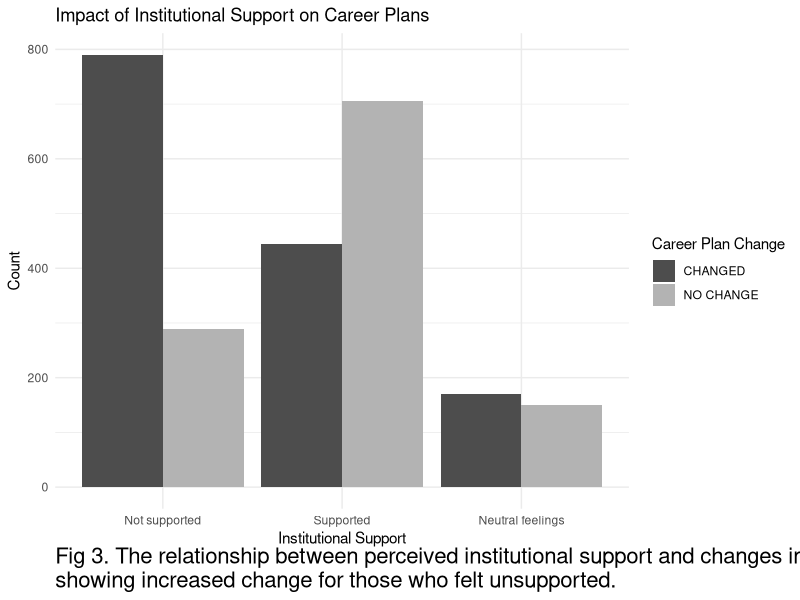
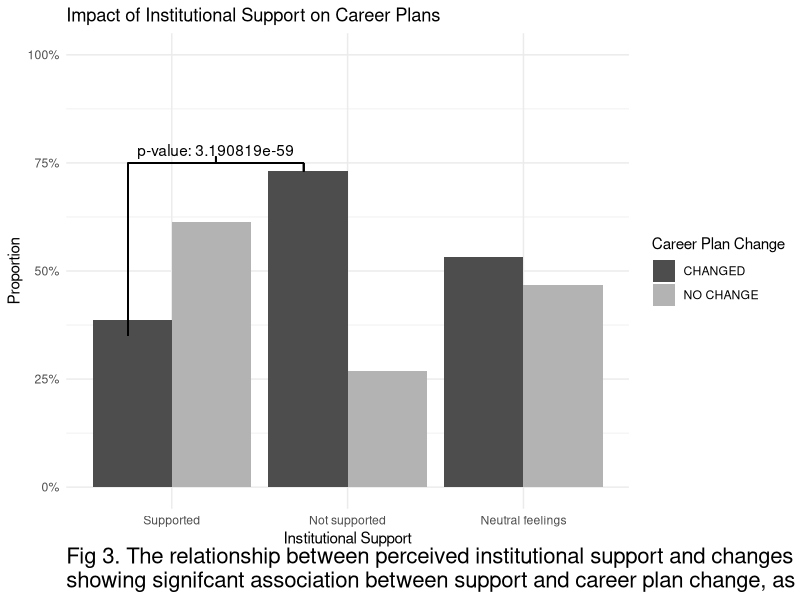
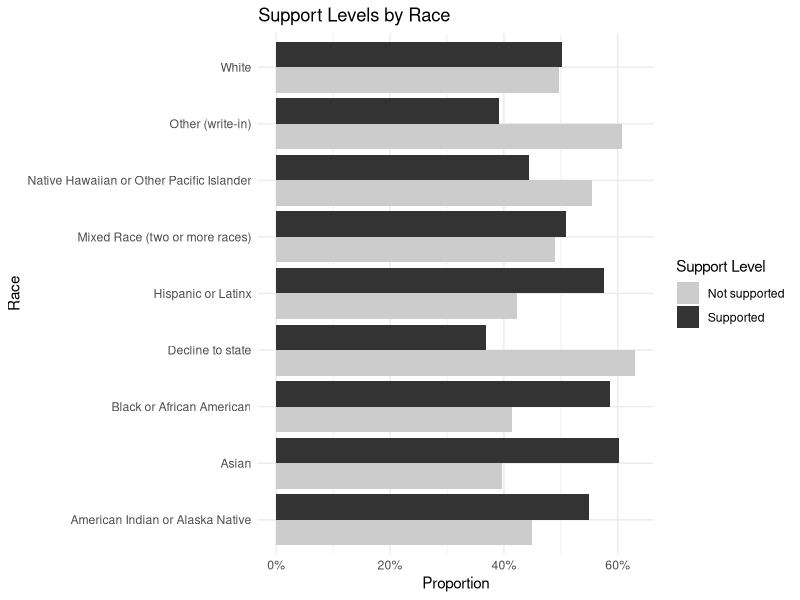
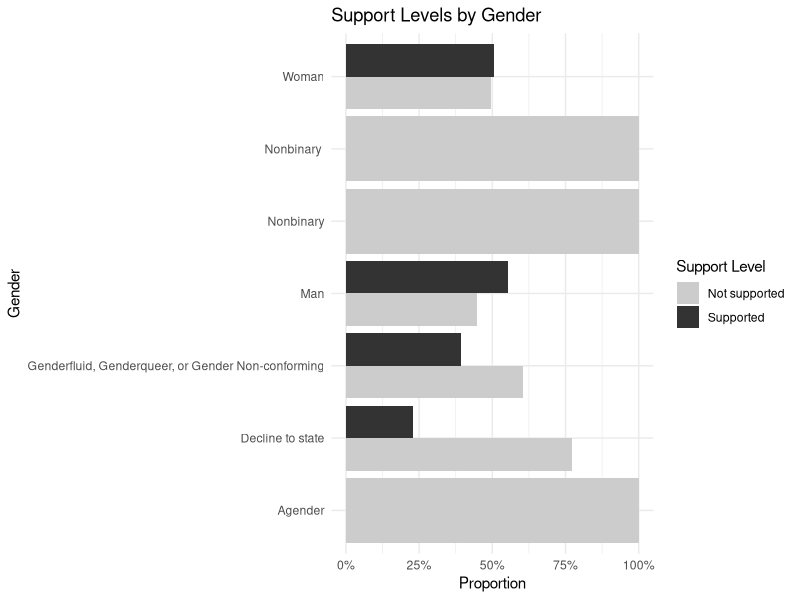
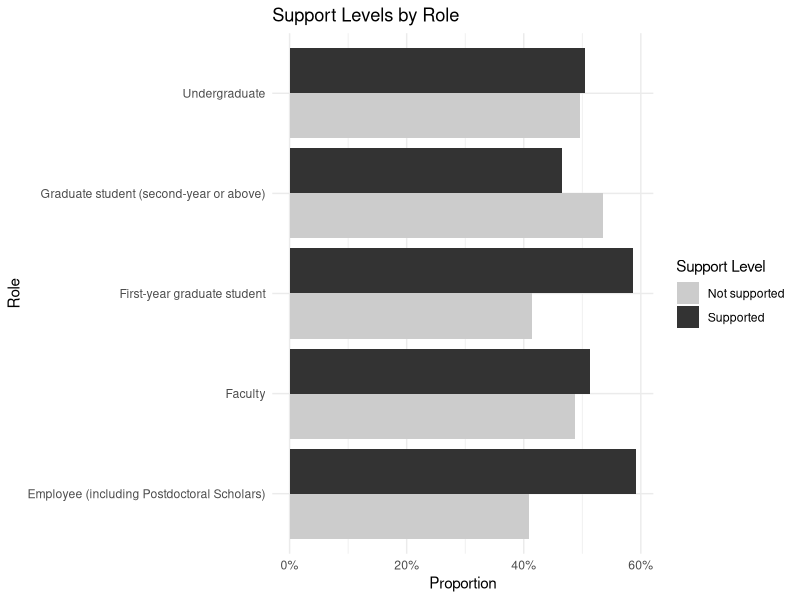
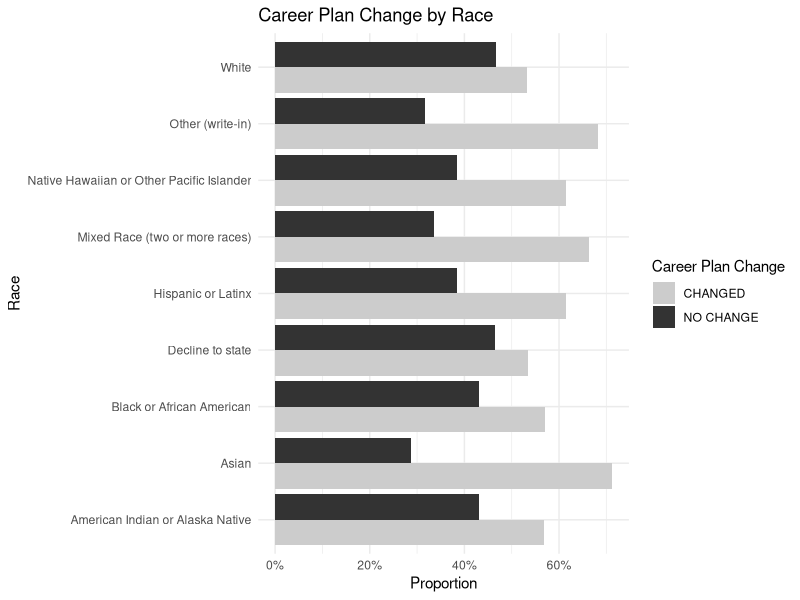
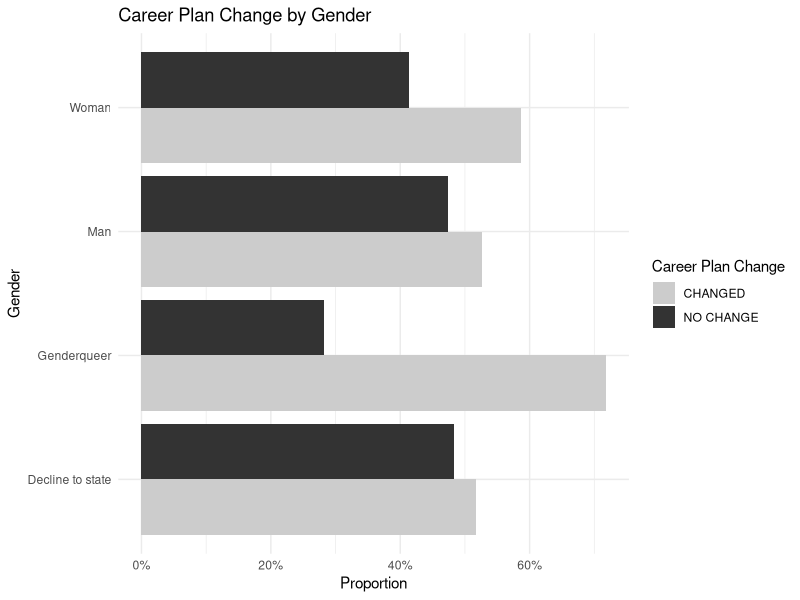
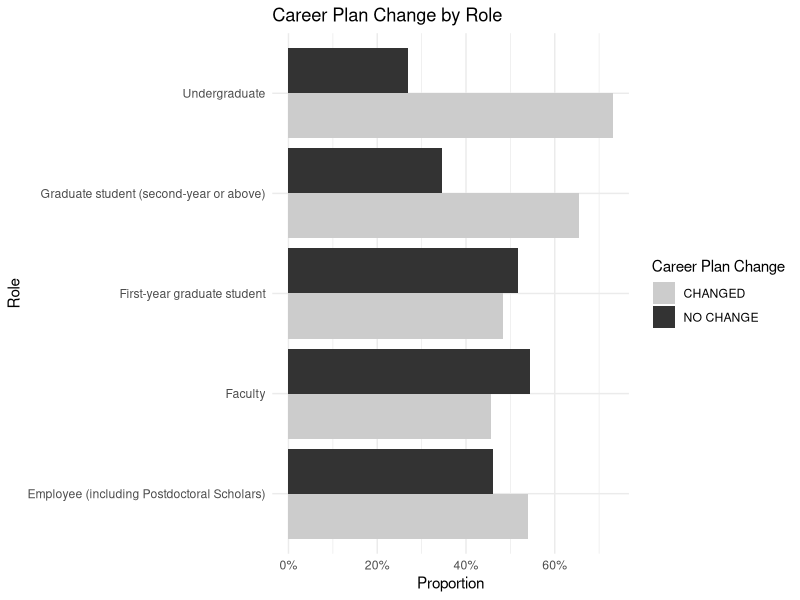

The R script that drew these images, in order:
## ---- chunk 1
library(tidyverse)
library(patchwork)
library(ggsignif)
data <- read.csv("data_all.csv", skip = 1)
## ---- chunk 2
df_supported <- data %>% 
  rename(Supported = Did.you.feel.supported.from.your.institution..department..team..etc...,
         Changed = How.has.COVID.19.changed.and.or.altered.your.academic.or.professional.plans...Some.examples..programs.you.will.apply.to..jobs.you.will.apply.to..interest.level.in.certain.career.paths.) %>% 
  select(Supported, Changed)

df_supported <- df_supported %>%
  mutate(Supported = case_when(
    Supported %in% c("Supported", "supported") ~ "Supported",
    Supported %in% c("Not supported", "Not Supported", "not supported") ~ "Not supported",
    Supported %in% c("Neutral feelings", "Neutral feellings", "neutral feelings") ~ "Neutral feelings",
    TRUE ~ Supported
  ))


head(df_supported)
## ---- chunk 3
contingency_table <- table(df_supported$Supported, df_supported$Changed)
chisq_test <- chisq.test(contingency_table)
p_value <- chisq_test$p.value
## ---- chunk 4
summarized_df <- df_supported %>%
  group_by(Supported, Changed) %>%
  summarise(Count = n()) %>%
  ungroup()

summarized_df <- summarized_df %>%
  arrange(desc(Count)) %>%
  mutate(Supported = factor(Supported, levels = unique(Supported)))

ggplot(summarized_df, aes(x = Supported, y = Count, fill = Changed)) +
  geom_bar(stat = "identity", position = "dodge") +
  labs(title = "Impact of Institutional Support on Career Plans",
       x = "Institutional Support",
       y = "Count",
       fill = "Career Plan Change",
       caption = "Fig 3. The relationship between perceived institutional support and changes in academic or professional plans due to COVID-19,\nshowing increased change for those who felt unsupported.") +
  scale_fill_manual(values = c("NO CHANGE" = "grey70", "CHANGED" = "grey30")) +
  theme_minimal() +
  theme(plot.caption = element_text(hjust = 0, margin = margin(t = 0, r = 0, b = 0, l = 0), size = 16))
## ---- chunk 5
df_filtered <- df_supported %>%
  filter(Supported %in% c("Not supported", "Supported", "Neutral feelings"))

summarized_df <- df_filtered %>%
  group_by(Supported, Changed) %>%
  summarise(Count = n()) %>%
  mutate(Proportion = Count / sum(Count)) %>%
  ungroup()

summarized_df$Supported <- factor(summarized_df$Supported, levels = c("Supported", "Not supported", "Neutral feelings"))

ggplot(summarized_df, aes(x = Supported, y = Proportion, fill = Changed)) +
  geom_bar(stat = "identity", position = "dodge") +
  labs(title = "Impact of Institutional Support on Career Plans",
       x = "Institutional Support",
       y = "Proportion",
       fill = "Career Plan Change",
       caption = "Fig 3. The relationship between perceived institutional support and changes in academic or professional plans due to COVID-19,\nshowing signifcant association between support and career plan change, as shown from p-value from chi-square test of independence.") +
  scale_fill_manual(values = c("NO CHANGE" = "grey70", "CHANGED" = "grey30")) +
  theme_minimal() +
  scale_y_continuous(labels = scales::percent_format(), limits = c(0, 1)) +
  theme(plot.caption = element_text(hjust = 0, margin = margin(t = 0, r = 0, b = 0, l = 0), size = 16)) +
  geom_segment(aes(x = 1 - 0.25, xend = 2 - 0.25, y = 0.75, yend = 0.75)) +
  geom_segment(aes(x = 1 - 0.25, xend = 1 - 0.25, y = 0.35, yend = 0.75)) +
  geom_segment(aes(x = 2 - 0.25, xend = 2 - 0.25, y = 0.73, yend = 0.75)) +
  geom_segment(aes(x = (1.75 + 0.75) / 2, xend = (1.75 + 0.75) / 2, y = 0.75, yend = 0.765)) +
  annotate("text", x = (1.75 + 0.75) / 2, y = 0.78, label = paste("p-value:", format(p_value, scientific = TRUE)))

## ---- chunk 6
df_supported <- data %>% 
  rename(Supported = Did.you.feel.supported.from.your.institution..department..team..etc...,
         Race = What.is.your.race.and.or.ethnicity..Check.all.that.apply....Selected.Choice,
         Gender = How.would.you.describe.yourself...Mark.one.answer....Selected.Choice
         ) %>% 
  select(Race, Gender, Role, Supported)

df_supported <- df_supported %>%
  mutate(Supported = case_when(
    Supported %in% c("Supported", "supported") ~ "Supported",
    Supported %in% c("Not supported", "Not Supported", "not supported") ~ "Not supported",
    Supported %in% c("Neutral feelings", "Neutral feellings", "neutral feelings") ~ "Neutral feelings",
    Supported == "" ~ "Not coded yet",
    TRUE ~ Supported
  ))

df_supported <- df_supported %>%
  filter(Supported %in% c("Supported", "Not supported"))
df_supported <- df_supported %>%
  separate_rows(Race, sep = ",\\s*")
## ---- chunk 7
df_race <- df_supported %>%
  group_by(Race, Supported) %>%
  summarise(count = n()) %>%
  mutate(proportion = count / sum(count))

ggplot(df_race, aes(x = Race, y = proportion, fill = Supported)) +
  geom_bar(stat = "identity", position = "dodge") +
  scale_y_continuous(labels = scales::percent_format()) +
  scale_fill_grey(start = 0.8, end = 0.2) +
  labs(title = "Support Levels by Race",
       x = "Race",
       y = "Proportion",
       fill = "Support Level") +
  theme_minimal() +
  coord_flip()

df_gender <- df_supported %>%
  group_by(Gender, Supported) %>%
  summarise(count = n()) %>%
  mutate(proportion = count / sum(count))

ggplot(df_gender, aes(x = Gender, y = proportion, fill = Supported)) +
  geom_bar(stat = "identity", position = "dodge") +
  scale_y_continuous(labels = scales::percent_format()) +
  scale_fill_grey(start = 0.8, end = 0.2) +
  labs(title = "Support Levels by Gender",
       x = "Gender",
       y = "Proportion",
       fill = "Support Level") +
  theme_minimal() +
  coord_flip()

df_role <- df_supported %>%
  group_by(Role, Supported) %>%
  summarise(count = n()) %>%
  mutate(proportion = count / sum(count))

ggplot(df_role, aes(x = Role, y = proportion, fill = Supported)) +
  geom_bar(stat = "identity", position = "dodge") +
  scale_y_continuous(labels = scales::percent_format()) +
  scale_fill_grey(start = 0.8, end = 0.2) +
  labs(title = "Support Levels by Role",
       x = "Role",
       y = "Proportion",
       fill = "Support Level") +
  theme_minimal() +
  coord_flip()
## ---- chunk 8
df_supported <- data %>% 
  rename(Changed = How.has.COVID.19.changed.and.or.altered.your.academic.or.professional.plans...Some.examples..programs.you.will.apply.to..jobs.you.will.apply.to..interest.level.in.certain.career.paths.,
         Race = What.is.your.race.and.or.ethnicity..Check.all.that.apply....Selected.Choice,
         Gender = How.would.you.describe.yourself...Mark.one.answer....Selected.Choice
         ) %>% 
  select(Race, Gender, Role, Changed)

df_supported <- df_supported %>%
  separate_rows(Race, sep = ",\\s*") %>% 
  mutate(Gender := str_trim(Gender)) %>% 
  mutate(Gender := case_when(
      Gender %in% c("Nonbinary", "Agender", "Genderfluid, Genderqueer, or Gender Non-conforming") ~ "Genderqueer",
      TRUE ~ as.character(Gender)
    ))
## ---- chunk 9
df_race <- df_supported %>%
  group_by(Race, Changed) %>%
  summarise(count = n()) %>%
  mutate(proportion = count / sum(count))

ggplot(df_race, aes(x = Race, y = proportion, fill = Changed)) +
  geom_bar(stat = "identity", position = "dodge") +
  scale_y_continuous(labels = scales::percent_format()) +
  scale_fill_grey(start = 0.8, end = 0.2) +
  labs(title = "Career Plan Change by Race",
       x = "Race",
       y = "Proportion",
       fill = "Career Plan Change") +
  theme_minimal() +
  coord_flip()

df_gender <- df_supported %>%
  group_by(Gender, Changed) %>%
  summarise(count = n()) %>%
  mutate(proportion = count / sum(count))

ggplot(df_gender, aes(x = Gender, y = proportion, fill = Changed)) +
  geom_bar(stat = "identity", position = "dodge") +
  scale_y_continuous(labels = scales::percent_format()) +
  scale_fill_grey(start = 0.8, end = 0.2) +
  labs(title = "Career Plan Change by Gender",
       x = "Gender",
       y = "Proportion",
       fill = "Career Plan Change") +
  theme_minimal() +
  coord_flip()

df_role <- df_supported %>%
  group_by(Role, Changed) %>%
  summarise(count = n()) %>%
  mutate(proportion = count / sum(count))

ggplot(df_role, aes(x = Role, y = proportion, fill = Changed)) +
  geom_bar(stat = "identity", position = "dodge") +
  scale_y_continuous(labels = scales::percent_format()) +
  scale_fill_grey(start = 0.8, end = 0.2) +
  labs(title = "Career Plan Change by Role",
       x = "Role",
       y = "Proportion",
       fill = "Career Plan Change") +
  theme_minimal() +
  coord_flip()
## ---- chunk 10
df_supported <- df_supported %>% 
  filter(!Race %in% c("Decline to state", "Other (write-in)")) %>% 
  filter(!Gender %in% c("Decline to state", "Other (write-in)"))

df_updated_race <- df_supported %>%
  mutate(Race_Comparison = case_when(
    Race %in% c("White") ~ "White",
    TRUE ~ "BIPOC"
  )) %>%
  filter(Race_Comparison %in% c("White", "BIPOC"))
## ---- chunk 11
race_counts <- df_updated_race %>%
  group_by(Race_Comparison, Changed) %>%
  summarise(count = n(), .groups = 'drop') %>%
  pivot_wider(names_from = Changed, values_from = count, values_fill = 0)

race_test <- chisq.test(as.matrix(race_counts[, -1]))
## ---- chunk 12
df_woman_man <- df_supported %>%
  filter(Gender %in% c("Woman", "Man"))
contingency_table_woman_man <- table(df_woman_man$Gender, df_woman_man$Changed)
chisq_test_woman_man <- chisq.test(contingency_table_woman_man)
p_value_woman_man <- chisq_test_woman_man$p.value
df_genderqueer_man <- df_supported %>%
  filter(Gender %in% c("Genderqueer", "Man"))
contingency_table_genderqueer_man <- table(df_genderqueer_man$Gender, df_genderqueer_man$Changed)
chisq_test_genderqueer_man <- chisq.test(contingency_table_genderqueer_man)
p_value_genderqueer_man <- chisq_test_genderqueer_man$p.value

print(paste("p-value for Woman vs Man: ", format(p_value_woman_man, scientific = TRUE)))
print(paste("p-value for Genderqueer vs Man: ", format(p_value_genderqueer_man, scientific = TRUE)))
## ---- chunk 13
df_race <- df_supported %>%
  group_by(Race, Changed) %>%
  summarise(count = n()) %>%
  mutate(proportion = count / sum(count)) %>% 
  filter(Changed == "CHANGED")%>%
  arrange(-desc(proportion))

df_race$Race <- factor(df_race$Race, levels = df_race$Race)

race_graph <- ggplot(df_race, aes(x = proportion, y = Race)) +
  geom_bar(stat = "identity") +
  scale_x_continuous(labels = scales::percent_format(), limits = c(0, 1)) +
  scale_fill_grey(start = 0.8, end = 0.2) +
  labs(title = "Race",
       x = "",
       y = "") +
  theme_minimal() +
  geom_segment(aes(x = 0.725, xend = 0.725, y = "Asian", yend = "American Indian or Alaska Native")) + 
  geom_segment(aes(x = 0.7, xend = 0.725, y = "Asian")) + 
  geom_segment(aes(x = 0.55, xend = 0.725, y = "American Indian or Alaska Native")) + geom_segment(aes(x = 0.725, xend = 0.73, y = "Hispanic or Latinx")) +
  annotate("text", x = 0.73, y = "Hispanic or Latinx", label = "BIPOC", hjust = 0) + geom_signif(comparisons = list(c("Hispanic or Latinx", "White")),
              annotations = paste("p-value:", format(race_test$p.value, scientific = TRUE)), y = 0.775)
  


df_gender <- df_supported %>%
  group_by(Gender, Changed) %>%
  summarise(count = n()) %>%
  mutate(proportion = count / sum(count)) %>% 
  filter(Changed == "CHANGED")%>%
  arrange(-desc(proportion))

df_gender$Gender <- factor(df_gender$Gender, levels = df_gender$Gender)

gender_graph <- ggplot(df_gender, aes(x = proportion, y = Gender)) +
  geom_bar(stat = "identity") +
  scale_x_continuous(labels = scales::percent_format(), limits = c(0, 1)) +
  scale_fill_grey(start = 0.8, end = 0.2) +
labs(title = "Gender",
     x = "",
     y = "") +
theme_minimal() +
  geom_signif(comparisons = list(c("Genderqueer", "Man")),
              annotations = paste("p-value:", format(p_value_genderqueer_man, scientific = TRUE))) +
  geom_signif(comparisons = list(c("Woman", "Man")),
              annotations = paste("p-value:", format(p_value_woman_man, scientific = TRUE)), y = 0.6)

race_graph / gender_graph +
plot_layout(guides = "collect") &
plot_annotation(
  title = "Career Plan Change Due to COVID-19 by Race & Gender",
  caption = "Fig 4. Career plan changes due to COVID-19 by racial and gender groups. Shows underrepresented groups exhibited higher levels of change\nas seen from p-value from chi-square tests of independence.",
  theme = theme(plot.caption = element_text(hjust = 0, margin = margin(t = 0, r = 0, b = 0, l = 0), size = 16))
)
